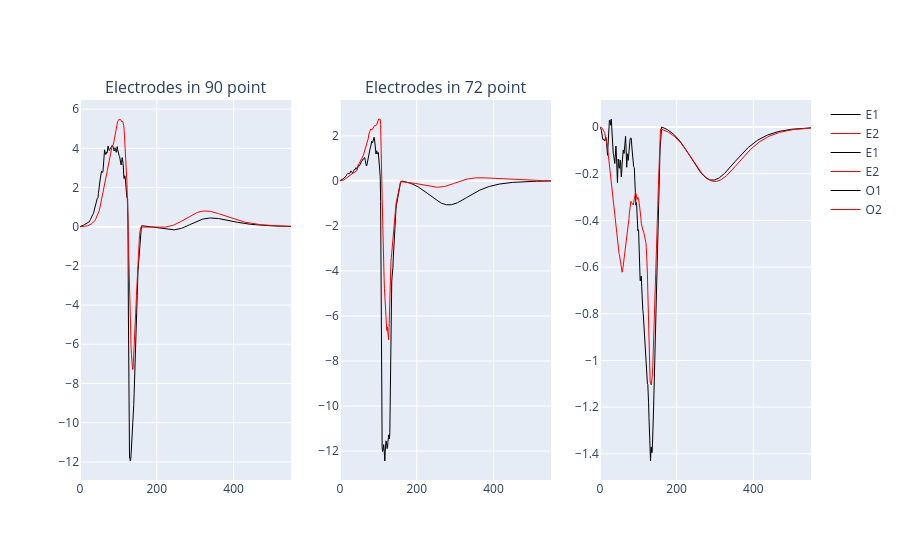

Write notebook code for a chart like this one.
### Code cell
q.clear()
q.send_command('bgdcolor grey')

q.send_surface(vertices, triangles)
q.send_values(rep)
q.send_command('cross y')
q.send_surface(vertices, triangles)
q.send_command('trans 0.5')
q.send_values(rep)
q.send_command('funcolor hsv')
q.send_command('mouse ver')

q.send_marker(model.GEOM.ventr.VER[foci,:], 'blue', 5)
# for pos in pos_points:
#     q.send_marker(np.asarray(pos),'red', 3)

electrodes = [90, 72]
fig = make_subplots(rows=1, cols=len(electrodes)+1, subplot_titles=[f"Electrodes in {e} point" for e in electrodes])

for i, e in enumerate(electrodes):
    E1 = model.VENTR.VENTRICLES[e-1, :] @ S
    E2 = zeromean(model.VENTR.tVENTRICLES[e-1, :]) @ St
    x = np.arange(0, len(E1))
    fig.add_trace(go.Scatter(x=x, y=E1, line=dict(color='black', width=1), name='E1'), row=1, col=1+i)
    fig.add_trace(go.Scatter(x=x, y=E2, line=dict(color='red', width=1), name='E2'), row=1, col=1+i)
    q.send_marker(model.GEOM.thorax.VER[e-1,:],'red', 3)

a = model.VENTR.THORAX
O1 = model.VENTR.THORAX[0, :] @ S
O2 = model.VENTR.tTHORAX[0, :] @ St
x = np.arange(0, len(O1))
fig.add_trace(go.Scatter(x=x, y=O1, line=dict(color='black', width=1), name='O1'), row=1, col=len(electrodes)+1)
fig.add_trace(go.Scatter(x=x, y=O2, line=dict(color='red', width=1), name='O2'), row=1, col=len(electrodes)+1)

fig.show()

### Figure 1 — Plotly figure (JSON) as saved in the notebook; plotly's stock layout.template omitted (floating-point values rounded to 4 significant figures; data arrays with more than 128 entries replaced by an {"elided": "..."} marker saying what was removed)
{"data": [{"line": {"color": "black", "width": 1}, "name": "E1", "type": "scatter", "x": {"elided": "551 int values"}, "xaxis": "x", "y": {"elided": "551 float values"}, "yaxis": "y"}, {"line": {"color": "red", "width": 1}, "name": "E2", "type": "scatter", "x": {"elided": "551 int values"}, "xaxis": "x", "y": {"elided": "550 float values"}, "yaxis": "y"}, {"line": {"color": "black", "width": 1}, "name": "E1", "type": "scatter", "x": {"elided": "551 int values"}, "xaxis": "x2", "y": {"elided": "551 float values"}, "yaxis": "y2"}, {"line": {"color": "red", "width": 1}, "name": "E2", "type": "scatter", "x": {"elided": "551 int values"}, "xaxis": "x2", "y": {"elided": "550 float values"}, "yaxis": "y2"}, {"line": {"color": "black", "width": 1}, "name": "O1", "type": "scatter", "x": {"elided": "551 int values"}, "xaxis": "x3", "y": {"elided": "551 float values"}, "yaxis": "y3"}, {"line": {"color": "red", "width": 1}, "name": "O2", "type": "scatter", "x": {"elided": "551 int values"}, "xaxis": "x3", "y": {"elided": "550 float values"}, "yaxis": "y3"}], "layout": {"annotations": [{"font": {"size": 16}, "showarrow": false, "text": "Electrodes in 90 point", "x": 0.1444, "xanchor": "center", "xref": "paper", "y": 1, "yanchor": "bottom", "yref": "paper"}, {"font": {"size": 16}, "showarrow": false, "text": "Electrodes in 72 point", "x": 0.5, "xanchor": "center", "xref": "paper", "y": 1, "yanchor": "bottom", "yref": "paper"}], "xaxis": {"anchor": "y", "domain": [0, 0.2889]}, "xaxis2": {"anchor": "y2", "domain": [0.3556, 0.6444]}, "xaxis3": {"anchor": "y3", "domain": [0.7111, 1]}, "yaxis": {"anchor": "x", "domain": [0, 1]}, "yaxis2": {"anchor": "x2", "domain": [0, 1]}, "yaxis3": {"anchor": "x3", "domain": [0, 1]}}}
